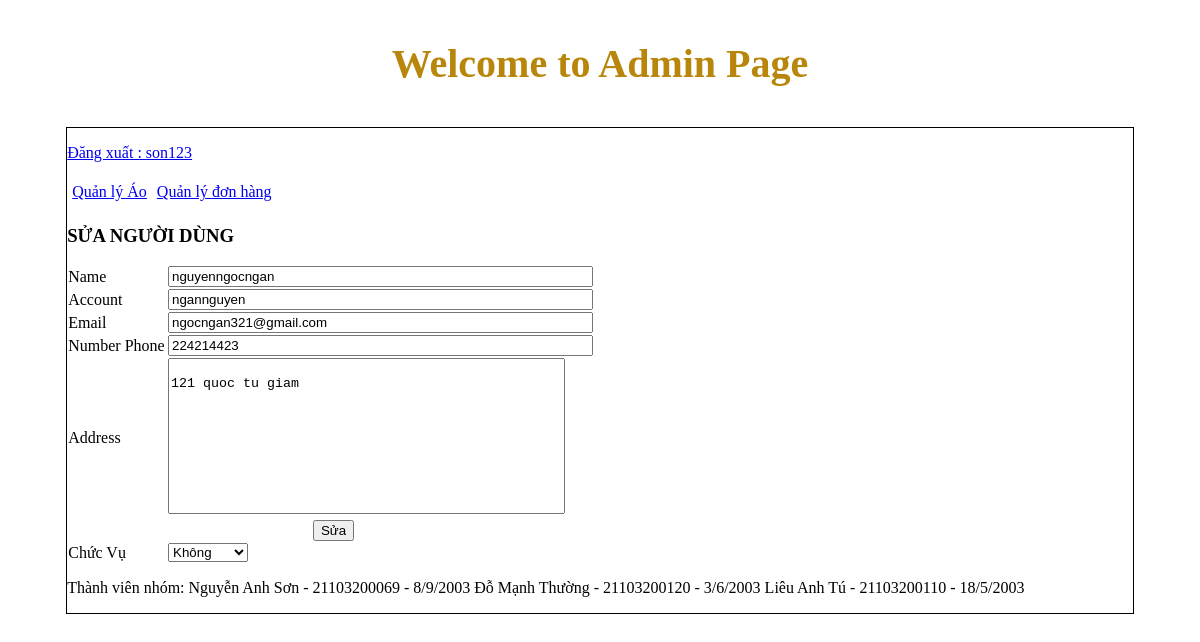
/admin/index.php?action=quanlynguoidung&query=sua&idnguoidung=2 (signed in), run on the app's committed database.
### tables this page shows
CREATE TABLE `tbl_dangky` (
  `id_khachhang` int(11) NOT NULL,
  `hovaten` varchar(250) NOT NULL,
  `taikhoan` varchar(100) NOT NULL,
  `matkhau` varchar(100) NOT NULL,
  `sodienthoai` int(11) NOT NULL,
  `email` varchar(100) NOT NULL,
  `diachi` text NOT NULL,
  `chucvu` int(11) NOT NULL
);

### admin/modules/quanlynguoidung/sua.php (the view, shortened to what this page needs)
<?php
	$sql_nguoidung="SELECT * FROM tbl_dangky WHERE id_khachhang='$_GET[idnguoidung]' LIMIT 1";
	$querynd=mysqli_query($connect,$sql_nguoidung);
?>
<h3>SỬA NGƯỜI DÙNG</h3>
<form action="modules/quanlynguoidung/xuly.php?idnguoidung=<?php echo $_GET['idnguoidung'] ?>" method="POST" enctype="multipart/form-data">
<table   width="50%" style="border-collapse: collapse;">
	<?php
	 	while($nguoidung =mysqli_fetch_array($querynd)){
	?>
	<tr>
		<td>Name</td>
		<td><input type="text" size="50" name="hovatens"	value="<?php echo $nguoidung['hovaten']?>"></td>
	</tr>
    <tr>
		<td>Account</td>
		<td><input type="text" size="50" name="taikhoans" value="<?php echo $nguoidung['taikhoan']?>"></td>
	</tr>
	<tr>
		<td>Email</td>
		<td><input type="text" size="50" name="emails" value="<?php echo $nguoidung['email']?>">		</td>
	</tr>
	<tr>
		<td>Number Phone</td>
		<td><input type="text" size="50" name="dienthoais" value="<?php echo $nguoidung['sodienthoai']?>">	</td>
	</tr>
	<tr>
		<td>Address</td>
		<td><textarea name="diachis"  cols="47" rows="10" style="resize: none;">
					<?php echo $nguoidung['diachi']?>
			</textarea></td>
	</tr>
	<tr>
		<td colspan="2" style="text-align: center;"><input type="submit" name="suanguoidung" value="Sửa"></td>
	</tr>
	<tr>
		<td>Chức Vụ </td>
			<td>
			<select name="chucvus">
				<?php
						if($nguoidung['chucvu']==1){
				?>
					<option value="1" selected> Bán hàng</option>
					<option value="0">Không</option>
				<?php
						}else{
				?>
					<option value="0" selected>Không</option>
				<?php
						}
				?>
			</select>
			</td>
	</tr>
</table>
</form>
<?php
	 }
	?>

### data on the page
tbl_dangky: hovatens "nguyenngocngan", taikhoans "ngannguyen", emails "ngocngan321@gmail.com", dienthoais "224214423", diachis "121 quoc tu giam", chucvus "Không"

### other printed values
$_SESSION['dangnhap'] "son123"
